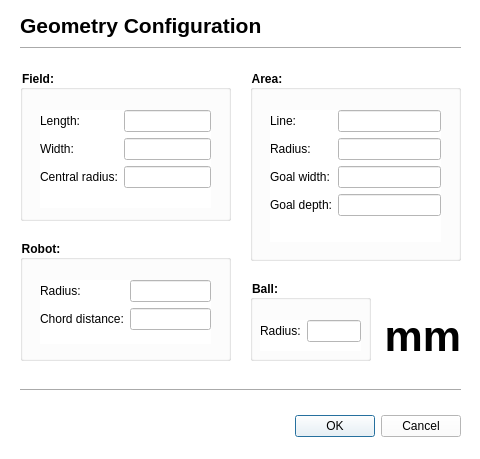
<?xml version="1.0" encoding="UTF-8"?>
<ui version="4.0">
 <class>GeometryConfigDialog</class>
 <widget class="QDialog" name="GeometryConfigDialog">
  <property name="geometry">
   <rect>
    <x>0</x>
    <y>0</y>
    <width>480</width>
    <height>459</height>
   </rect>
  </property>
  <property name="windowTitle">
   <string>Dialog</string>
  </property>
  <property name="styleSheet">
   <string notr="true">background-color: rgb(255, 255, 255);</string>
  </property>
  <widget class="QDialogButtonBox" name="buttonBox">
   <property name="geometry">
    <rect>
     <x>290</x>
     <y>410</y>
     <width>171</width>
     <height>32</height>
    </rect>
   </property>
   <property name="orientation">
    <enum>Qt::Horizontal</enum>
   </property>
   <property name="standardButtons">
    <set>QDialogButtonBox::Cancel|QDialogButtonBox::Ok</set>
   </property>
  </widget>
  <widget class="QLabel" name="geometryConfigLabel">
   <property name="geometry">
    <rect>
     <x>20</x>
     <y>10</y>
     <width>241</width>
     <height>31</height>
    </rect>
   </property>
   <property name="font">
    <font>
     <pointsize>16</pointsize>
     <weight>75</weight>
     <bold>true</bold>
    </font>
   </property>
   <property name="text">
    <string>Geometry Configuration</string>
   </property>
  </widget>
  <widget class="Line" name="headerSeparator">
   <property name="geometry">
    <rect>
     <x>20</x>
     <y>40</y>
     <width>441</width>
     <height>16</height>
    </rect>
   </property>
   <property name="orientation">
    <enum>Qt::Horizontal</enum>
   </property>
  </widget>
  <widget class="Line" name="footerSeparator">
   <property name="geometry">
    <rect>
     <x>20</x>
     <y>380</y>
     <width>441</width>
     <height>20</height>
    </rect>
   </property>
   <property name="orientation">
    <enum>Qt::Horizontal</enum>
   </property>
  </widget>
  <widget class="QGroupBox" name="ballGroupBox">
   <property name="geometry">
    <rect>
     <x>250</x>
     <y>280</y>
     <width>121</width>
     <height>81</height>
    </rect>
   </property>
   <property name="font">
    <font>
     <weight>75</weight>
     <bold>true</bold>
    </font>
   </property>
   <property name="title">
    <string>Ball:</string>
   </property>
   <widget class="QWidget" name="formLayoutWidget">
    <property name="geometry">
     <rect>
      <x>10</x>
      <y>40</y>
      <width>101</width>
      <height>31</height>
     </rect>
    </property>
    <layout class="QFormLayout" name="ballFormLayout">
     <item row="0" column="0">
      <widget class="QLabel" name="ballRadiusLabel">
       <property name="text">
        <string>Radius:</string>
       </property>
      </widget>
     </item>
     <item row="0" column="1">
      <widget class="QLineEdit" name="ballRadiusInput"/>
     </item>
    </layout>
   </widget>
  </widget>
  <widget class="QGroupBox" name="robotGroupBox">
   <property name="geometry">
    <rect>
     <x>20</x>
     <y>240</y>
     <width>211</width>
     <height>121</height>
    </rect>
   </property>
   <property name="font">
    <font>
     <weight>75</weight>
     <bold>true</bold>
    </font>
   </property>
   <property name="title">
    <string>Robot:</string>
   </property>
   <widget class="QWidget" name="formLayoutWidget_2">
    <property name="geometry">
     <rect>
      <x>20</x>
      <y>40</y>
      <width>171</width>
      <height>64</height>
     </rect>
    </property>
    <layout class="QFormLayout" name="robotFormLayout">
     <item row="0" column="0">
      <widget class="QLabel" name="robotRadiusLabel">
       <property name="text">
        <string>Radius:</string>
       </property>
      </widget>
     </item>
     <item row="0" column="1">
      <widget class="QLineEdit" name="robotRadiusInput"/>
     </item>
     <item row="1" column="0">
      <widget class="QLabel" name="chordDistLabel">
       <property name="text">
        <string>Chord distance:</string>
       </property>
      </widget>
     </item>
     <item row="1" column="1">
      <widget class="QLineEdit" name="chordDistInput"/>
     </item>
    </layout>
   </widget>
  </widget>
  <widget class="QGroupBox" name="fieldGroupBox">
   <property name="geometry">
    <rect>
     <x>20</x>
     <y>70</y>
     <width>211</width>
     <height>151</height>
    </rect>
   </property>
   <property name="font">
    <font>
     <weight>75</weight>
     <bold>true</bold>
    </font>
   </property>
   <property name="title">
    <string>Field:</string>
   </property>
   <widget class="QWidget" name="formLayoutWidget_3">
    <property name="geometry">
     <rect>
      <x>20</x>
      <y>40</y>
      <width>171</width>
      <height>98</height>
     </rect>
    </property>
    <layout class="QFormLayout" name="fieldFormLayout">
     <item row="0" column="0">
      <widget class="QLabel" name="fieldLengthLabel">
       <property name="text">
        <string>Length:</string>
       </property>
      </widget>
     </item>
     <item row="1" column="0">
      <widget class="QLabel" name="fieldWidthLabel">
       <property name="text">
        <string>Width:</string>
       </property>
      </widget>
     </item>
     <item row="2" column="0">
      <widget class="QLabel" name="centralRadiusLabel">
       <property name="text">
        <string>Central radius:</string>
       </property>
      </widget>
     </item>
     <item row="0" column="1">
      <widget class="QLineEdit" name="fieldLengthInput"/>
     </item>
     <item row="1" column="1">
      <widget class="QLineEdit" name="fieldWidthInput"/>
     </item>
     <item row="2" column="1">
      <widget class="QLineEdit" name="centralRadiusInput"/>
     </item>
    </layout>
   </widget>
  </widget>
  <widget class="QGroupBox" name="areaGroupBox">
   <property name="geometry">
    <rect>
     <x>250</x>
     <y>70</y>
     <width>211</width>
     <height>191</height>
    </rect>
   </property>
   <property name="font">
    <font>
     <weight>75</weight>
     <bold>true</bold>
    </font>
   </property>
   <property name="title">
    <string>Area:</string>
   </property>
   <widget class="QWidget" name="formLayoutWidget_4">
    <property name="geometry">
     <rect>
      <x>20</x>
      <y>40</y>
      <width>171</width>
      <height>132</height>
     </rect>
    </property>
    <layout class="QFormLayout" name="areaFormLayout">
     <item row="0" column="0">
      <widget class="QLabel" name="areaLineLabel">
       <property name="text">
        <string>Line:</string>
       </property>
      </widget>
     </item>
     <item row="1" column="0">
      <widget class="QLabel" name="areaRadiusLabel">
       <property name="text">
        <string>Radius:</string>
       </property>
      </widget>
     </item>
     <item row="2" column="0">
      <widget class="QLabel" name="goalWidthLabel">
       <property name="text">
        <string>Goal width:</string>
       </property>
      </widget>
     </item>
     <item row="0" column="1">
      <widget class="QLineEdit" name="areaLineInput"/>
     </item>
     <item row="1" column="1">
      <widget class="QLineEdit" name="areaRadiusInput"/>
     </item>
     <item row="2" column="1">
      <widget class="QLineEdit" name="goalWidthInput"/>
     </item>
     <item row="3" column="0">
      <widget class="QLabel" name="goalDepthLabel">
       <property name="text">
        <string>Goal depth:</string>
       </property>
      </widget>
     </item>
     <item row="3" column="1">
      <widget class="QLineEdit" name="goalDepthInput"/>
     </item>
    </layout>
   </widget>
  </widget>
  <widget class="QLabel" name="milimitersLabel">
   <property name="geometry">
    <rect>
     <x>380</x>
     <y>280</y>
     <width>81</width>
     <height>81</height>
    </rect>
   </property>
   <property name="font">
    <font>
     <pointsize>32</pointsize>
     <weight>75</weight>
     <bold>true</bold>
    </font>
   </property>
   <property name="layoutDirection">
    <enum>Qt::LeftToRight</enum>
   </property>
   <property name="text">
    <string>mm</string>
   </property>
   <property name="alignment">
    <set>Qt::AlignBottom|Qt::AlignRight|Qt::AlignTrailing</set>
   </property>
  </widget>
 </widget>
 <resources/>
 <connections>
  <connection>
   <sender>buttonBox</sender>
   <signal>accepted()</signal>
   <receiver>GeometryConfigDialog</receiver>
   <slot>accept()</slot>
   <hints>
    <hint type="sourcelabel">
     <x>248</x>
     <y>254</y>
    </hint>
    <hint type="destinationlabel">
     <x>157</x>
     <y>274</y>
    </hint>
   </hints>
  </connection>
  <connection>
   <sender>buttonBox</sender>
   <signal>rejected()</signal>
   <receiver>GeometryConfigDialog</receiver>
   <slot>reject()</slot>
   <hints>
    <hint type="sourcelabel">
     <x>316</x>
     <y>260</y>
    </hint>
    <hint type="destinationlabel">
     <x>286</x>
     <y>274</y>
    </hint>
   </hints>
  </connection>
 </connections>
</ui>
